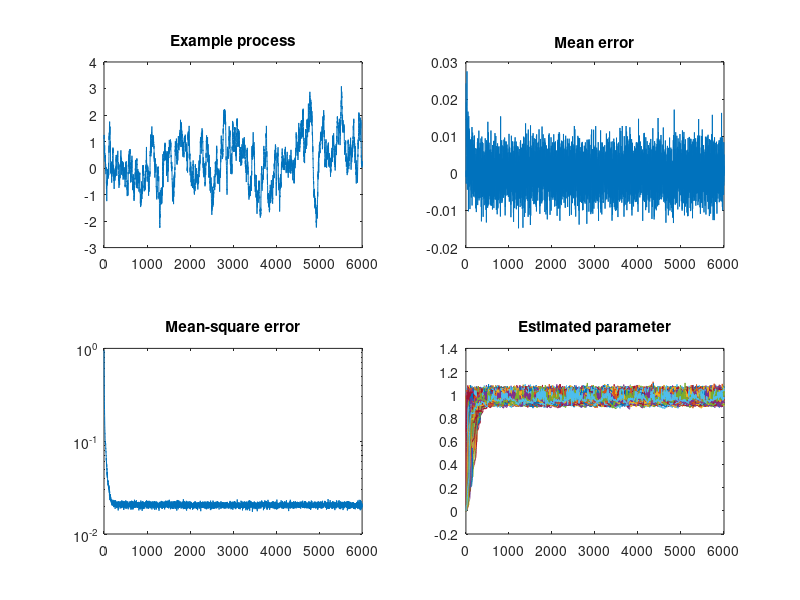

The MATLAB script that drew this image:
% Use the LMS algorithm to estimate the parameter a of the
% following process:
%   x(n) = a*x(n-1) + noise
% where noise is Gaussian with zero mean and variance s2.

% Copyright (c) 2012 Jaakko Luttinen
% MIT License

% True parameters
a = 0.99;
s2 = 0.02;

N = 6000; % Number of iterations

% Try how the size of the ensemble affects the estimated 
% mean-square error.
M = 1000;

% Allocate memory
w = zeros(N,M); % Estimated parameter
e = zeros(N,M); % Errors

switch 1
case 1
  % Simulate the given process
  disp('Use samples from the dynamic process')
  x = zeros(N,M); % Process
  x0 = randn(1,M); % Initial state
  xp = x0;
  for n=1:N
    x(n,:) = a.*xp + sqrt(s2)*randn(1,M);
    xp = x(n,:);
  end
  u = [x0; x(1:(N-1),:)]; % Input
  d = x; % Desired output
case 2
  % Try using independent samples and how it affects
  % the upper bound for the learning parameter. Use
  % the same variance as in equilibrium in the dynamic
  % process.
  disp('Use independent samples')
  u = sqrt(1.005)*randn(N,M); % Input
  d = a*u + sqrt(s2)*randn(N,M); % Desired output
end

% Try different values for the learning parameter mu
mu = 0.05; % 0.001, 0.01, 0.1, 1

% LMS algorithm: Estimate the parameter
w(1) = 0; % Initial parameter value
for n=1:(N-1)
  % Error
  e(n,:) = d(n,:) - w(n,:).*u(n,:);      
  % LMS update parameter estimate
  w(n+1,:) = w(n,:) + mu*e(n,:).*u(n,:); 
  % Or: Normalized LMS update (with regularization 0.1)
  %w(n+1,:) = w(n,:) + mu*e(n,:).*u(n,:)./(0.1+u(n,:).^2); 
end

figure

% Show an example of a process realization
subplot(2,2,1)
plot(d(:,1))
title('Example process')

% Show mean error computed by averaging over the ensemble
subplot(2,2,2)
plot(mean(e,2))
title('Mean error')

% Show mean-squared error computed by averaging over the ensemble
subplot(2,2,3)
semilogy(mean(e.^2,2))
title('Mean-square error')

% Show the parameter estimation processes
subplot(2,2,4)
plot(w)
title('Estimated parameter')
